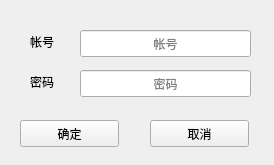
<?xml version="1.0" encoding="UTF-8"?>
<ui version="4.0">
 <class>Rgs</class>
 <widget class="QWidget" name="Rgs">
  <property name="geometry">
   <rect>
    <x>0</x>
    <y>0</y>
    <width>274</width>
    <height>165</height>
   </rect>
  </property>
  <property name="windowTitle">
   <string>Form</string>
  </property>
  <widget class="QLineEdit" name="count_lineEdit">
   <property name="geometry">
    <rect>
     <x>80</x>
     <y>30</y>
     <width>171</width>
     <height>27</height>
    </rect>
   </property>
   <property name="alignment">
    <set>Qt::AlignCenter</set>
   </property>
   <property name="placeholderText">
    <string>帐号</string>
   </property>
  </widget>
  <widget class="QLineEdit" name="passwd_lineEdit">
   <property name="geometry">
    <rect>
     <x>80</x>
     <y>70</y>
     <width>171</width>
     <height>27</height>
    </rect>
   </property>
   <property name="alignment">
    <set>Qt::AlignCenter</set>
   </property>
   <property name="placeholderText">
    <string>密码</string>
   </property>
  </widget>
  <widget class="QPushButton" name="sure_Btn">
   <property name="geometry">
    <rect>
     <x>20</x>
     <y>120</y>
     <width>99</width>
     <height>27</height>
    </rect>
   </property>
   <property name="text">
    <string>确定</string>
   </property>
  </widget>
  <widget class="QLabel" name="count_label">
   <property name="geometry">
    <rect>
     <x>30</x>
     <y>26</y>
     <width>41</width>
     <height>31</height>
    </rect>
   </property>
   <property name="text">
    <string>帐号</string>
   </property>
  </widget>
  <widget class="QLabel" name="passwd_label">
   <property name="geometry">
    <rect>
     <x>30</x>
     <y>66</y>
     <width>41</width>
     <height>31</height>
    </rect>
   </property>
   <property name="text">
    <string>密码</string>
   </property>
  </widget>
  <widget class="QPushButton" name="cancel_Btn">
   <property name="geometry">
    <rect>
     <x>150</x>
     <y>120</y>
     <width>99</width>
     <height>27</height>
    </rect>
   </property>
   <property name="text">
    <string>取消</string>
   </property>
  </widget>
 </widget>
 <resources/>
 <connections/>
</ui>
